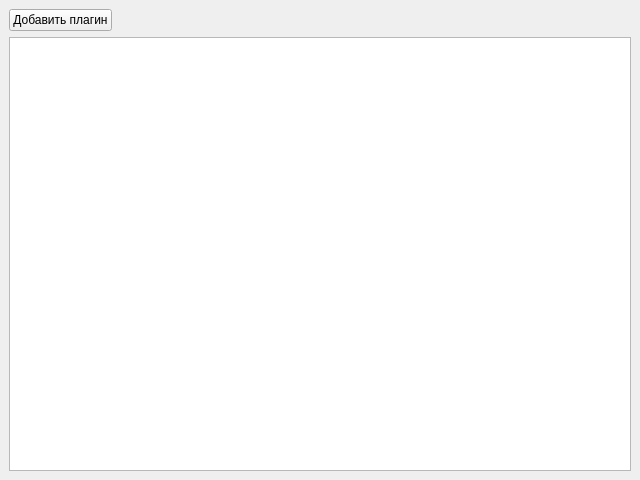
<?xml version="1.0" encoding="UTF-8"?>
<ui version="4.0">
 <class>PlugWin</class>
 <widget class="QMainWindow" name="PlugWin">
  <property name="windowModality">
   <enum>Qt::ApplicationModal</enum>
  </property>
  <property name="geometry">
   <rect>
    <x>0</x>
    <y>0</y>
    <width>640</width>
    <height>480</height>
   </rect>
  </property>
  <property name="windowTitle">
   <string>Плагины</string>
  </property>
  <property name="windowIcon">
   <iconset resource="nomain/res.qrc">
    <normaloff>:/img/logo.png</normaloff>:/img/logo.png</iconset>
  </property>
  <widget class="QWidget" name="centralwidget">
   <layout class="QGridLayout" name="gridLayout_2">
    <item row="0" column="0">
     <layout class="QGridLayout" name="gridLayout">
      <item row="0" column="0">
       <widget class="QPushButton" name="addPlug">
        <property name="text">
         <string>Добавить плагин</string>
        </property>
       </widget>
      </item>
      <item row="0" column="1">
       <spacer name="horizontalSpacer">
        <property name="orientation">
         <enum>Qt::Horizontal</enum>
        </property>
        <property name="sizeHint" stdset="0">
         <size>
          <width>40</width>
          <height>20</height>
         </size>
        </property>
       </spacer>
      </item>
     </layout>
    </item>
    <item row="1" column="0">
     <widget class="QTableWidget" name="tableWidget">
      <property name="styleSheet">
       <string notr="true"/>
      </property>
     </widget>
    </item>
   </layout>
  </widget>
 </widget>
 <resources>
  <include location="nomain/res.qrc"/>
 </resources>
 <connections/>
</ui>
